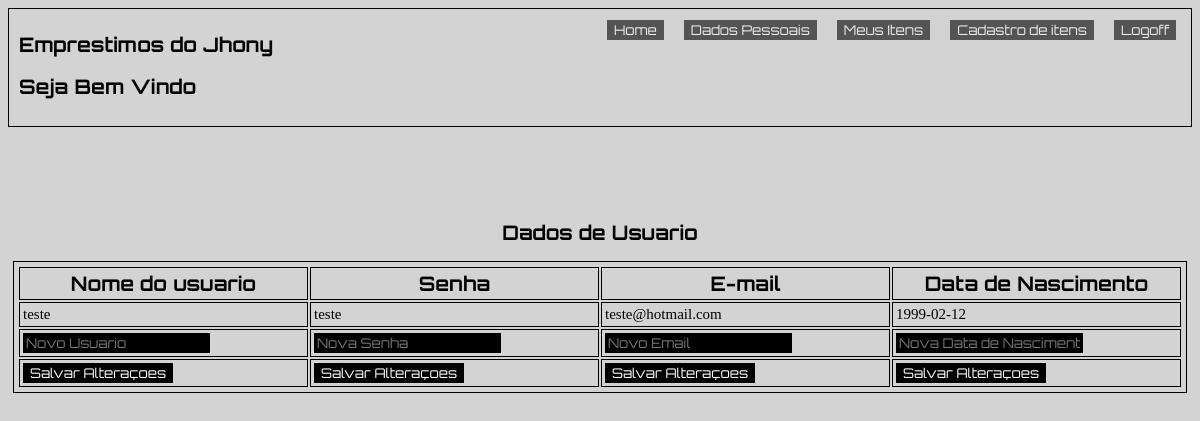
The page /dadospessoais.php (signed in) on the database its author committed.
### tables this page shows
CREATE TABLE `usuario` (
  `id_usuario` int(11) NOT NULL,
  `nomeusuario` varchar(45) DEFAULT NULL,
  `senhausuario` varchar(45) DEFAULT NULL,
  `email` varchar(255) DEFAULT NULL,
  `datanascimento` date DEFAULT NULL
);

### services/buscadados.php (called while the page is built, shortened)
<?php
include "conexao.php";
$query = sprintf("SELECT nomeusuario, senhausuario, email,datanascimento FROM `usuario` WHERE nomeusuario = '{$_SESSION['usuario']}';");
$iduser= mysqli_query($connect, $query);
?>

### dadospessoais.php (the view, shortened to what this page needs)
<!DOCTYPE html>
<html lang="en">
<head>
</head>
<link rel="stylesheet" href="style/index.css">
<link rel="stylesheet" href="style\index.css">
<body>
<header>
    <hgroup>
        <h1>Emprestimos do Jhony</h1>
        <h2>Seja Bem Vindo</h2>
    </hgroup>
    <aside>
        <nav>
            <ul id="Menu">
                <li><a href="index.php"><input type="button" value="Home"></a></li>
                <li><a href="dadospessoais.php"><input type="button" value="Dados Pessoais"></a></li>
                <li><a href="meusitens.php"><input type="button" value="Meus Itens"></a></li>
                <li><a href="cadastroitens.php"><input type="button" value="Cadastro de itens"></a></li>
                <li><a href="login.php"><input type="button" value="Logoff"><?php session_abort(); ?></a></li>
            </ul>
        </nav>
    </aside>
    <table>
        <?php include 'services/buscadados.php'; ?>
        <caption id="leg"><h2>Dados de Usuario</h2></caption>
        <thead><tr><th>Nome do usuario</th><th>Senha</th><th>E-mail</th><th>Data de Nascimento</th></tr></thead>
        <tbody>
        <?php while ($linhas = mysqli_fetch_assoc($iduser)){
            echo '<tr>';
            foreach ($linhas as $linha){
                echo '<td>';
                echo $linha;
                echo '</td>';}
            echo '</tr>';
        } ?>
        <form action="services/buscadados.php" method="POST">
        <tr>
            <td><input name="nuser" type="text" placeholder="Novo Usuario" ></td>
            <td><input name="nsenha" type="text" placeholder="Nova Senha" ></td>
            <td><input name="nemail" type="text" placeholder="Novo Email" ></td>
            <td><input name="ndata" placeholder="Nova Data de Nascimento" class="textbox-n" type="text" onfocus="(this.type='date')" onfocusout="(this.type='text')"></td>
        </tr>
        <tr>
            <td><input name="salvaru" type="submit" value="Salvar Alteraçoes"></td>
            <td><input name="salvars" type="submit" value="Salvar Alteraçoes"></td>
            <td><input name="salvare" type="submit" value="Salvar Alteraçoes"></td>
            <td><input name="salvard" type="submit" value="Salvar Alteraçoes"></td>
        </tr>
        </form>
        </tbody>
    </table>
</header>
</body>
</html>

### style/index.css (style rules this page uses)
#opcoes,a { padding: 5px; }
li { list-style: none; }
body { background-color: lightgray; }
h1 { font-family: 'Orbitron', sans-serif; font-size: 20px; color:black; }
h2 { font-family: 'Orbitron', sans-serif; font-size: 15px; color:black; }
#Menu,input:hover { opacity: 60%; }
#Menu { position: absolute; display: flex; float: top; width: 468px; height: 26px; margin: 0; padding: 5px; top: 10px; right: 130px; }
table { position: absolute; top: 200px; left: 10px; right: 10px; }
table,td,th { margin: 3px; padding: 3px; }
td,th { width: 300px; height: 15px; table-layout: fixed; font-size: 15px; }
li { list-style: none; margin: 5px; }
input { font-family: 'Orbitron', sans-serif; background: black; border: 1px solid black; color: white; }
h2,th,h1 { font-family: 'Orbitron', sans-serif; font-size: 20px; }
tbody,thead,tr,td,th,table { border: 1px black solid; }
hgroup { border: 1px solid black; padding: 10px; }

### dadospessoais.php (style rules this page uses)
th { width: 1px; }

### rows shown on the page
usuario: linha "teste", email "teste@hotmail.com", datanascimento "1999-02-12"
